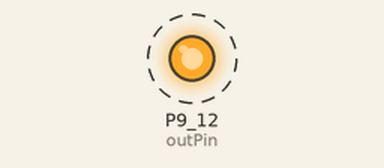
A program run on a simulated BeagleBone Black. Parts: output pins drawn as LEDs (lit = HIGH). Dashed ring = blinking. What the program prints to the terminal is not drawn. At 4.0 s the program stops and its outputs stay as they are.

Above: at 0.2 s.
Timing chart, 0 to 3.0 s (numbered marks = the images above):
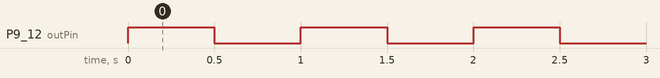

The program:

digOut.py
```python
import Adafruit_BBIO.GPIO as GPIO
from time import sleep

outPin = "P9_12"
delay = 0.5
count = 4

GPIO.setup(outPin, GPIO.OUT)

for i in range(0, count):
	print "HIGH"
	GPIO.output(outPin, GPIO.HIGH)
	sleep(delay)

	print "LOW"
	GPIO.output(outPin, GPIO.LOW)
	sleep(delay)

GPIO.cleanup()
```

Measured:
- by itself, P9_12 (outPin): alternates HIGH for 0.50 s and LOW for 0.50 s, 8 changes in all, then stays LOW
